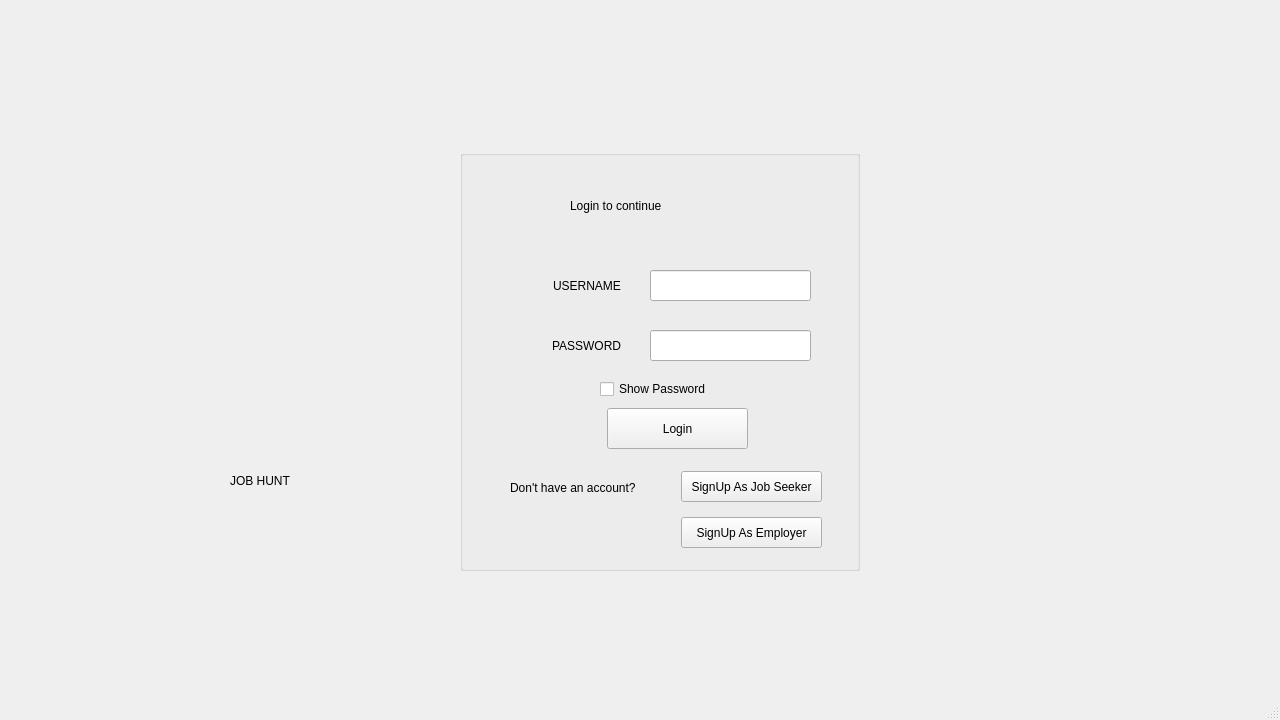
<?xml version="1.0" encoding="UTF-8"?>
<ui version="4.0">
 <class>MainWindow</class>
 <widget class="QMainWindow" name="MainWindow">
  <property name="geometry">
   <rect>
    <x>0</x>
    <y>0</y>
    <width>1280</width>
    <height>720</height>
   </rect>
  </property>
  <property name="windowTitle">
   <string>MainWindow</string>
  </property>
  <widget class="QWidget" name="centralwidget">
   <widget class="QGroupBox" name="groupBox">
    <property name="geometry">
     <rect>
      <x>460</x>
      <y>150</y>
      <width>400</width>
      <height>421</height>
     </rect>
    </property>
    <property name="title">
     <string/>
    </property>
    <widget class="QLineEdit" name="lineEdit_username">
     <property name="geometry">
      <rect>
       <x>190</x>
       <y>120</y>
       <width>161</width>
       <height>31</height>
      </rect>
     </property>
    </widget>
    <widget class="QPushButton" name="pushButton_signup">
     <property name="geometry">
      <rect>
       <x>221</x>
       <y>321</y>
       <width>141</width>
       <height>31</height>
      </rect>
     </property>
     <property name="text">
      <string>SignUp As Job Seeker</string>
     </property>
    </widget>
    <widget class="QLabel" name="label_3">
     <property name="geometry">
      <rect>
       <x>53</x>
       <y>180</y>
       <width>31</width>
       <height>31</height>
      </rect>
     </property>
     <property name="text">
      <string/>
     </property>
    </widget>
    <widget class="QPushButton" name="pushButton_login">
     <property name="geometry">
      <rect>
       <x>147</x>
       <y>258</y>
       <width>141</width>
       <height>41</height>
      </rect>
     </property>
     <property name="text">
      <string>Login</string>
     </property>
    </widget>
    <widget class="QLineEdit" name="lineEdit_password">
     <property name="geometry">
      <rect>
       <x>190</x>
       <y>180</y>
       <width>161</width>
       <height>31</height>
      </rect>
     </property>
     <property name="echoMode">
      <enum>QLineEdit::Password</enum>
     </property>
    </widget>
    <widget class="QLabel" name="label_password">
     <property name="geometry">
      <rect>
       <x>92</x>
       <y>180</y>
       <width>81</width>
       <height>31</height>
      </rect>
     </property>
     <property name="text">
      <string>PASSWORD</string>
     </property>
     <property name="buddy">
      <cstring>lineEdit_password</cstring>
     </property>
    </widget>
    <widget class="QLabel" name="label_2">
     <property name="geometry">
      <rect>
       <x>50</x>
       <y>120</y>
       <width>31</width>
       <height>31</height>
      </rect>
     </property>
     <property name="text">
      <string/>
     </property>
    </widget>
    <widget class="QLabel" name="label_s">
     <property name="geometry">
      <rect>
       <x>50</x>
       <y>328</y>
       <width>141</width>
       <height>20</height>
      </rect>
     </property>
     <property name="text">
      <string>Don't have an account?</string>
     </property>
    </widget>
    <widget class="QLabel" name="label_username">
     <property name="geometry">
      <rect>
       <x>93</x>
       <y>120</y>
       <width>81</width>
       <height>31</height>
      </rect>
     </property>
     <property name="text">
      <string>USERNAME</string>
     </property>
     <property name="buddy">
      <cstring>lineEdit_username</cstring>
     </property>
    </widget>
    <widget class="QLabel" name="label_header">
     <property name="geometry">
      <rect>
       <x>110</x>
       <y>40</y>
       <width>181</width>
       <height>31</height>
      </rect>
     </property>
     <property name="text">
      <string>Login to continue </string>
     </property>
    </widget>
    <widget class="QPushButton" name="pushButton_signupemp">
     <property name="geometry">
      <rect>
       <x>221</x>
       <y>367</y>
       <width>141</width>
       <height>31</height>
      </rect>
     </property>
     <property name="text">
      <string>SignUp As Employer</string>
     </property>
    </widget>
    <widget class="QCheckBox" name="checkBox_login">
     <property name="geometry">
      <rect>
       <x>140</x>
       <y>230</y>
       <width>191</width>
       <height>18</height>
      </rect>
     </property>
     <property name="text">
      <string>Show Password</string>
     </property>
    </widget>
   </widget>
   <widget class="QLabel" name="label_pic">
    <property name="geometry">
     <rect>
      <x>210</x>
      <y>170</y>
      <width>261</width>
      <height>321</height>
     </rect>
    </property>
    <property name="text">
     <string/>
    </property>
   </widget>
   <widget class="QLabel" name="label_jh">
    <property name="geometry">
     <rect>
      <x>230</x>
      <y>460</y>
      <width>211</width>
      <height>41</height>
     </rect>
    </property>
    <property name="text">
     <string>JOB HUNT</string>
    </property>
   </widget>
  </widget>
  <widget class="QMenuBar" name="menubar">
   <property name="geometry">
    <rect>
     <x>0</x>
     <y>0</y>
     <width>1280</width>
     <height>17</height>
    </rect>
   </property>
  </widget>
  <widget class="QStatusBar" name="statusbar"/>
 </widget>
 <resources/>
 <connections/>
</ui>
